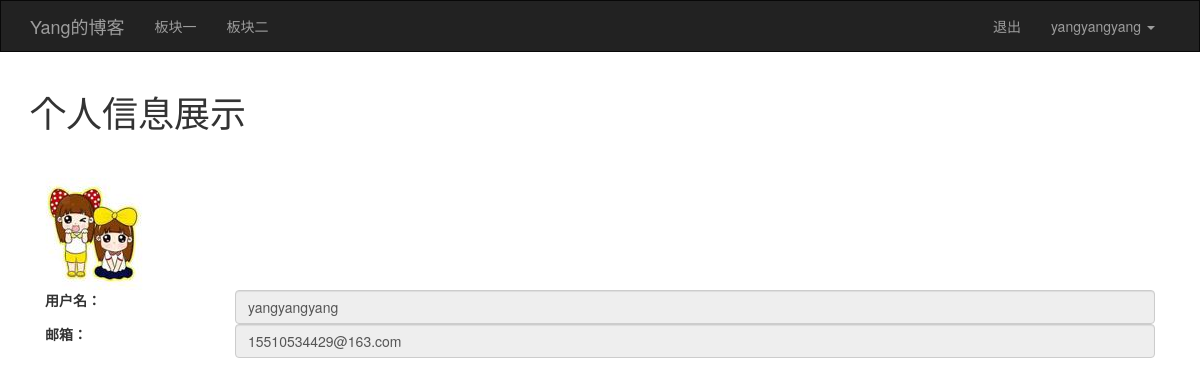
The page /user/profile/ (signed in) on the database its author committed.
### app/models/user.py (models this page shows, shortened)
class User(UserMixin, db.Model):
    __tablename__ = 'users'
    id = db.Column(db.Integer, primary_key=True)
    username = db.Column(db.String(32), unique=True)
    password_hash = db.Column(db.String(128))
    email = db.Column(db.String(64))
    confirmed = db.Column(db.Boolean, default=False)
    photo_url = db.Column(db.String(128), default='default.jpg')
    posts = db.relationship('Posts', backref='user', lazy='dynamic')
    @property
    def password(self):
        raise AttributeError('密码是不可读的属性')

### app/views/user.py (the view)
@user.route('/profile/')
@login_required
def profile():
    return render_template('user/profile.html')

### app/models/user.py (called while the page is built)
@login_manager.user_loader
def loader_user(user_id):
    return User.query.get(int(user_id))

### app/templates/user/profile.html (shortened to what this page needs)
{% extends 'common/base.html' %}
{% block page_content %}
    <h1>个人信息展示</h1>
    <img src="{{ url_for('static', filename='upload/' + current_user.photo_url) }}" alt=""/>
    <div class="form-group">
        <label for="InputUsername" class="col-sm-2 control-label">用户名：</label>
        <div class="col-sm-10">
            <input type="text" class="form-control" id="InputUsername"
                   value="{{ current_user.username }}" disabled>
        </div>
    </div>
    <div class="form-group">
        <label for="inputEmail" class="col-sm-2 control-label">邮箱：</label>
        <div class="col-sm-10">
            <input type="text" class="form-control" id="inputEmail"
            value="{{ current_user.email }}" disabled>
        </div>
    </div>
{% endblock %}

### app/templates/common/base.html (shortened to what this page needs)
{% extends 'bootstrap/base.html' %}
{% import 'bootstrap/wtf.html' as wtf %}
{% block navbar %}
<nav class="navbar navbar-inverse" style="-webkit-border-radius: 0px;-moz-border-radius: 0px;">
    <div class="container">
        <div class="navbar-header">
            <a class="navbar-brand" href="{{ url_for('main.index') }}" title="点我返回首页">Yang的博客</a>
        </div>
        <div class="collapse navbar-collapse">
            <ul class="nav navbar-nav">
                <li><a href="#">板块一</a></li>
                <li><a href="#">板块二</a></li>
            </ul>
            <ul class="nav navbar-nav navbar-right">
                {% if current_user.is_authenticated %}
                    <li><a href="{{ url_for('user.logout') }}">退出</a></li>
                    <li class="dropdown">
                        <a href="#" class="dropdown-toggle" data-toggle="dropdown" role="button" aria-haspopup="true" aria-expanded="false">
                            {{ current_user.username }} <span class="caret"></span></a>
                    </li>
                {% else %}
                    <li><a href="{{ url_for('user.login') }}">登录</a></li>
                    <li><a href="{{ url_for('user.register') }}">注册</a></li>
                {% endif %}
            </ul>
        </div>
    </div>
</nav>
{% endblock %}
{% block content %}
<div class="container">
    {% block page_content %}默认内容{% endblock %}
</div>
{% endblock %}
{% block styles %}
    {{ super() }}
    <link rel="stylesheet" href="{{ url_for('static', filename='css/common.css') }}"/>
{% endblock %}

### app/static/css/common.css (style rules this page uses)
a { color: #000; }
h1 { margin-bottom: 30px; }

### rows shown on the page
User: username "yangyangyang", photo_url (picture), email "15510534429@163.com"
